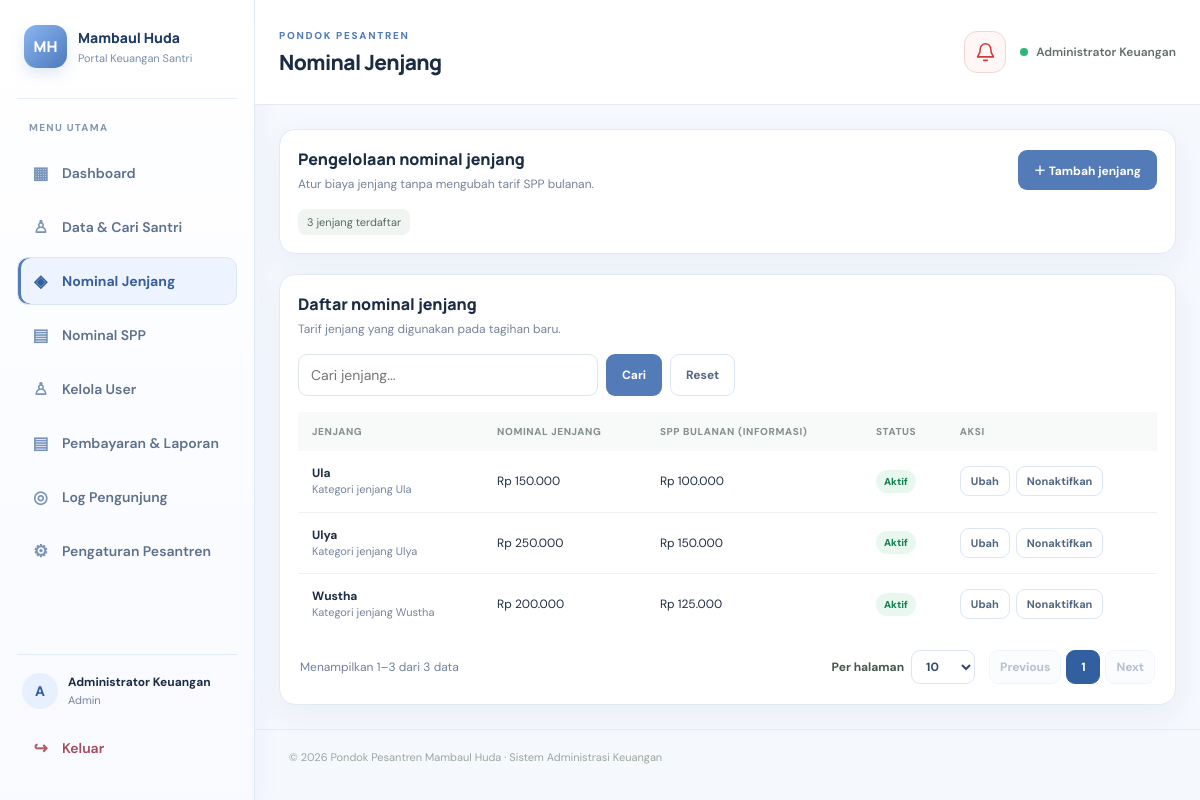
Before: /nominal_jenjang.php (signed in) with the older database file.
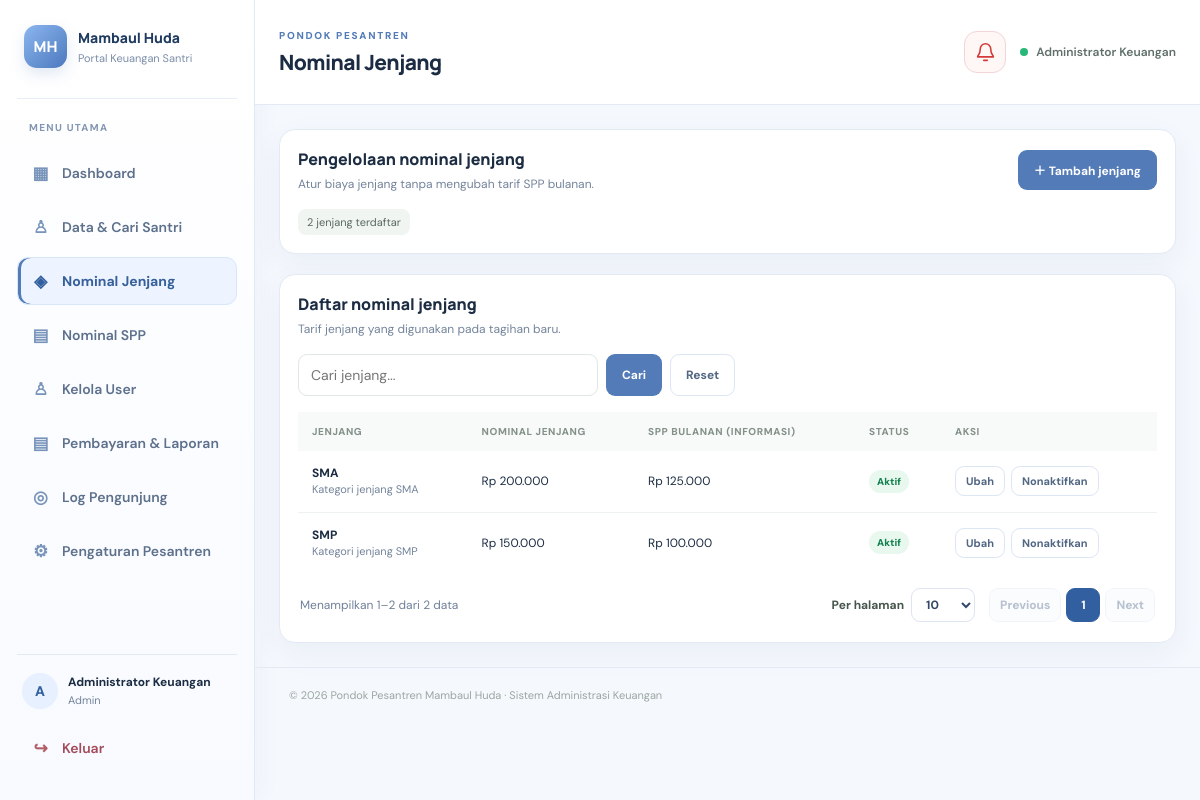
After: the same page with the newer database file.
### tables this page shows
CREATE TABLE fee_categories (
  id BIGINT UNSIGNED AUTO_INCREMENT PRIMARY KEY,
  name VARCHAR(120) NOT NULL UNIQUE,
  amount DECIMAL(12,2) NOT NULL DEFAULT 0,
  spp_amount DECIMAL(12,2) NOT NULL DEFAULT 0,
  description VARCHAR(255) NULL,
  active TINYINT(1) NOT NULL DEFAULT 1,
  created_at TIMESTAMP DEFAULT CURRENT_TIMESTAMP
);

### config.php (called while the page is built, shortened)
<?php
try {
    $pdo = new PDO(
        'mysql:host=' . DB_HOST . ';dbname=' . DB_NAME . ';charset=utf8mb4',
        DB_USER,
        DB_PASS,
        [
            PDO::ATTR_ERRMODE => PDO::ERRMODE_EXCEPTION,
            PDO::ATTR_DEFAULT_FETCH_MODE => PDO::FETCH_ASSOC,
            PDO::ATTR_EMULATE_PREPARES => false
        ]
    );
    $pdo->exec("SET time_zone = '+07:00'");
} catch (PDOException $e) {
    http_response_code(500);
    exit('Koneksi database gagal. Periksa pengaturan config.php dan pastikan database sudah diimpor.');
}
try {
    $pdo->exec("
        CREATE TABLE IF NOT EXISTS visitor_logs (
            id BIGINT UNSIGNED AUTO_INCREMENT PRIMARY KEY,
            visitor_key CHAR(64) NOT NULL,
            user_id BIGINT UNSIGNED NULL,
            visitor_name VARCHAR(150) NULL,
            login_status ENUM('login','anonymous') NOT NULL DEFAULT 'anonymous',
            page_path VARCHAR(500) NOT NULL,
            ip_address VARCHAR(45) NOT NULL,
            user_agent VARCHAR(500) NULL,
            visited_at DATETIME NOT NULL DEFAULT CURRENT_TIMESTAMP,
            INDEX idx_visitor_visited (visited_at),
            INDEX idx_visitor_key (visitor_key),
            INDEX idx_visitor_user (user_id),
            CONSTRAINT fk_visitor_user FOREIGN KEY (user_id) REFERENCES users(id) ON DELETE SET NULL
        ) ENGINE=InnoDB DEFAULT CHARSET=utf8mb4 COLLATE=utf8mb4_unicode_ci
    ");
} catch (Throwable $e) {
}
function app_setting(string $key, string $default = ''): string
{
    static $settings = null;
    global $pdo;
    if ($settings === null) {
        $settings = [];
        try {
            $rows = $pdo->query('SELECT setting_key, setting_value FROM app_settings')->fetchAll();
        } catch (Throwable $e) {
        }
    }
    return (string)($settings[$key] ?? $default);
}
function app_school_name(): string
{
    return app_setting('school_name', APP_NAME) ?: APP_NAME;
}
function app_school_logo_url(): string
{
    $logo = app_setting('school_logo', '');
    if ($logo === '' || basename($logo) !== $logo) return '';
    $path = __DIR__ . '/uploads/' . $logo;
    return is_file($path) ? APP_BASE . '/uploads/' . rawurlencode($logo) : '';
}
function app_school_mark(): string
{
    $name = trim(app_school_name());
    $words = preg_split('/\s+/', $name) ?: [];
    $mark = '';
    foreach (array_slice($words, 0, 2) as $word) $mark .= strtoupper(substr($word, 0, 1));
    return $mark !== '' ? $mark : 'PP';
}
function e(?string $value): string
{
    return htmlspecialchars((string)$value, ENT_QUOTES, 'UTF-8');
}
function rupiah($amount): string
{
    return 'Rp ' . number_format((float)$amount, 0, ',', '.');
}

### nominal_jenjang.php (the view, shortened to what this page needs)
<?php
require __DIR__ . '/config.php';
$pageTitle = 'Nominal Jenjang';
$search=trim((string)($_GET['q']??''));$where=$search!==''?' WHERE name LIKE ? OR description LIKE ?':'';$params=$search!==''?['%'.$search.'%','%'.$search.'%']:[];
require_once __DIR__.'/includes/pagination.php';$count=$pdo->prepare('SELECT COUNT(*) FROM fee_categories'.$where);$count->execute($params);$pagination=pagination_state((int)$count->fetchColumn());
$list=$pdo->prepare('SELECT * FROM fee_categories'.$where.' ORDER BY name LIMIT '.$pagination['per_page'].' OFFSET '.$pagination['offset']);$list->execute($params);$rows=$list->fetchAll();
require __DIR__ . '/includes/header.php'; ?>
<section class="card">
    <div class="section-head">
        <div>
            <h2>Pengelolaan nominal jenjang</h2>
            <p>Atur biaya jenjang tanpa mengubah tarif SPP bulanan.</p>
        </div><button class="btn" type="button" onclick="openLevelModal()">＋ Tambah jenjang</button>
    </div>
    <div class="pill"><?= number_format($pagination['total'],0,',','.') ?> jenjang terdaftar</div>
</section>
<section class="card" style="margin-top:20px">
    <div class="section-head">
        <div>
            <h2>Daftar nominal jenjang</h2>
            <p>Tarif jenjang yang digunakan pada tagihan baru.</p>
        </div>
    </div>
    <form method="get" style="display:flex;gap:8px;margin:10px 0 16px;flex-wrap:wrap"><input type="hidden" name="per_page" value="<?= (int)$pagination['per_page'] ?>"><input class="input" name="q" value="<?= e($search) ?>" placeholder="Cari jenjang..." style="max-width:300px"><button class="btn" type="submit">Cari</button><a class="btn btn-light" href="<?= APP_BASE ?>/nominal_jenjang.php">Reset</a></form>
    <div class="table-wrap">
        <table id="level-table">
            <thead>
                <tr>
                    <th>Jenjang</th>
                    <th>Nominal jenjang</th>
                    <th>SPP bulanan (informasi)</th>
                    <th>Status</th>
                    <th>Aksi</th>
                </tr>
            </thead>
            <tbody>
                <?php foreach ($rows as $r): ?><tr>
                        <td><strong><?= e($r['name']) ?></strong>
                            <div class="help"><?= e($r['description'] ?? '') ?></div>
                        </td>
                        <td><?= rupiah($r['amount']) ?></td>
                        <td><?= rupiah($r['spp_amount']) ?></td>
                        <td><span class="badge <?= $r['active'] ? 'paid' : 'neutral' ?>"><?= $r['active'] ? 'Aktif' : 'Nonaktif' ?></span></td>
                        <td>
                            <div style="display:flex;gap:6px;flex-wrap:wrap"><a class="btn btn-light btn-small" href="<?= APP_BASE ?>/nominal_jenjang.php?edit=<?= (int)$r['id'] ?>">Ubah</a>
                                <form method="post"><button class="btn btn-light btn-small" type="submit"><?= $r['active'] ? 'Nonaktifkan' : 'Aktifkan' ?></button></form>
                            </div>
                        </td>
                    </tr><?php endforeach; ?>
                <?php if (!$rows): ?><tr>
                        <td colspan="5" class="empty">Belum ada jenjang.</td>
                    </tr><?php endif; ?></tbody>
        </table>
    </div>
    <?php render_pagination($pagination, ['q'=>$search,'per_page'=>$pagination['per_page']]); ?>
</section>
<?php require __DIR__ . '/includes/footer.php'; ?>

### includes/header.php (shortened to what this page needs)
<?php
$pageTitle = $pageTitle ?? 'Dashboard';
$user = $_SESSION['user'] ?? null;
$schoolName = app_school_name();
$schoolLogoUrl = app_school_logo_url();
$schoolMark = app_school_mark();
$pendingNotifications = 0;
if (($user['role'] ?? '') === 'admin' && isset($pdo)) { try { $pendingNotifications = (int)$pdo->query("SELECT COUNT(*) FROM payments WHERE status='pending'")->fetchColumn(); } catch (Throwable $e) { $pendingNotifications = 0; } }
?>
<!doctype html>
<html lang="id">
<head>
<link rel="stylesheet" href="<?= APP_BASE ?>/assets/style.css">
</head>
<body>
<div class="app-shell">
<aside class="sidebar" id="appSidebar" aria-label="Menu navigasi">
  <a class="brand" href="<?= APP_BASE ?>/<?= ($user['role'] ?? '') === 'admin' ? 'admin.php' : 'student.php' ?>">
    <span class="brand-mark"><?php if ($schoolLogoUrl): ?><img src="<?= e($schoolLogoUrl) ?>" alt="Logo <?= e($schoolName) ?>"><?php else: ?><?= e($schoolMark) ?><?php endif; ?></span><span><strong><?= e($schoolName) ?></strong><small>Portal Keuangan Santri</small></span>
  </a>
  <div class="side-label">MENU UTAMA</div>
  <?php if (($user['role'] ?? '') === 'admin'): ?>
    <a class="nav-link <?= basename($_SERVER['PHP_SELF'])==='admin.php'?'active':'' ?>" href="<?= APP_BASE ?>/admin.php"><span>▦</span> Dashboard</a>
    <a class="nav-link <?= in_array(basename($_SERVER['PHP_SELF']),['students.php','santri_tagihan.php'],true)?'active':'' ?>" href="<?= APP_BASE ?>/students.php"><span>♙</span> Data & Cari Santri</a>
    <a class="nav-link <?= basename($_SERVER['PHP_SELF'])==='nominal_jenjang.php'?'active':'' ?>" href="<?= APP_BASE ?>/nominal_jenjang.php"><span>◈</span> Nominal Jenjang</a>
    <a class="nav-link <?= basename($_SERVER['PHP_SELF'])==='nominal_spp.php'?'active':'' ?>" href="<?= APP_BASE ?>/nominal_spp.php"><span>▤</span> Nominal SPP</a>
    <a class="nav-link <?= basename($_SERVER['PHP_SELF'])==='users.php'?'active':'' ?>" href="<?= APP_BASE ?>/users.php"><span>♙</span> Kelola User</a>
    <a class="nav-link <?= in_array(basename($_SERVER['PHP_SELF']),['payments.php','reports.php'],true)?'active':'' ?>" href="<?= APP_BASE ?>/payments.php"><span>▤</span> Pembayaran & Laporan</a>
    <a class="nav-link <?= basename($_SERVER['PHP_SELF'])==='visitor_logs.php'?'active':'' ?>" href="<?= APP_BASE ?>/visitor_logs.php"><span>◎</span> Log Pengunjung</a>
    <a class="nav-link <?= basename($_SERVER['PHP_SELF'])==='settings.php'?'active':'' ?>" href="<?= APP_BASE ?>/settings.php"><span>⚙</span> Pengaturan Pesantren</a>
  <?php endif; ?>
  <div class="sidebar-bottom">
    <div class="profile-mini"><div class="avatar"><?= e(strtoupper(substr($user['full_name'] ?? 'U',0,1))) ?></div><div><strong><?= e($user['full_name'] ?? 'Pengguna') ?></strong><small><?= e(ucfirst($user['role'] ?? '')) ?></small></div></div>
    <a class="nav-link logout" href="<?= APP_BASE ?>/logout.php"><span>↪</span> Keluar</a>
  </div>
</aside>
<main class="main-area">
  <header class="topbar"><div class="topbar-title"><div class="eyebrow">PONDOK PESANTREN</div><h1><?= e($pageTitle) ?></h1></div><div class="topbar-actions"><?php if (($user['role'] ?? '') === 'admin'): ?><button class="notification-icon-btn <?= $pendingNotifications > 0 ? 'has-notifications' : '' ?>" type="button" id="notificationOpen" aria-label="Buka notifikasi" aria-haspopup="dialog" aria-controls="notificationModal"><svg viewBox="0 0 24 24" aria-hidden="true"><path d="M18 8a6 6 0 0 0-12 0c0 7-3 7-3 9h18c0-2-3-2-3-9M10 21h4"/></svg></button><?php endif; ?><div class="top-user"><span class="online-dot"></span><?= e($user['full_name'] ?? '') ?></div></div></header>
  <div class="content">

### includes/pagination.php (shortened to what this page needs)
<?php
function pagination_state(int $total, array $allowed = [10, 25, 50, 100]): array {
    $perPage = (int)($_GET['per_page'] ?? 10);
    $pages = max(1, (int)ceil($total / $perPage));
    $page = min($pages, max(1, (int)($_GET['page'] ?? 1)));
    return ['total'=>$total, 'per_page'=>$perPage, 'pages'=>$pages, 'page'=>$page, 'offset'=>($page-1)*$perPage,
        'from'=>$total ? (($page-1)*$perPage+1) : 0, 'to'=>min($page*$perPage,$total)];
}
function render_pagination(array $state, array $query = []): void {
    $base = $query; unset($base['page']);
    $url = static function(int $page) use ($base): string { $q=$base; $q['page']=$page; return '?' . http_build_query($q); };
    echo '<div class="pagination-bar"><div class="pagination-meta">Menampilkan '.number_format($state['from'],0,',','.').'–'.number_format($state['to'],0,',','.').' dari '.number_format($state['total'],0,',','.').' data</div>';
    echo '<div class="pagination-controls"><label>Per halaman <select onchange="const u=new URL(location.href);u.searchParams.set(\'per_page\',this.value);u.searchParams.set(\'page\',1);location.href=u.toString()">';
    foreach ([10,25,50,100] as $n) echo '<option value="'.$n.'"'.($state['per_page']===$n?' selected':'').'>'.$n.'</option>';
    echo '</select></label><nav aria-label="Navigasi halaman"><a class="page-btn '.($state['page']<=1?'disabled':'').'" href="'.e($url(max(1,$state['page']-1))).'"'.($state['page']<=1?' aria-disabled="true" tabindex="-1"':'').'>Previous</a>';
    $start=max(1,$state['page']-2); $end=min($state['pages'],$state['page']+2);
    for($p=$start;$p<=$end;$p++) echo '<a class="page-btn '.($p===$state['page']?'active':'').'" href="'.e($url($p)).'"'.($p===$state['page']?' aria-current="page"':'').'>'.$p.'</a>';
    echo '<a class="page-btn '.($state['page']>=$state['pages']?'disabled':'').'" href="'.e($url(min($state['pages'],$state['page']+1))).'"'.($state['page']>=$state['pages']?' aria-disabled="true" tabindex="-1"':'').'>Next</a></nav></div></div>';
}

### includes/footer.php (shortened to what this page needs)
</div>
  <footer class="footer">© <?= date('Y') ?> Pondok Pesantren <?= e(app_school_name()) ?> · Sistem Administrasi Keuangan</footer>
</main>
</div>
</body>
</html>

Changed rows visible on the page:
removed fee_categories: name "Ulya", description "Kategori jenjang Ulya", amount "Rp 250.000", spp_amount "Rp 150.000", shows "Aktif", shows "Nonaktifkan", active "1", id "3"
now on one of the page's lists (row edited): fee_categories: active "1"
changed fee_categories "Rp 200.000": name "Wustha" → "SMA"; description "Kategori jenjang Wustha" → "Kategori jenjang SMA"; moves up the list
changed fee_categories "Rp 150.000": name "Ula" → "SMP"; description "Kategori jenjang Ula" → "Kategori jenjang SMP"
Other visible differences:
$pagination['total']: "3" → "2"
$state['to']: "3" → "2"
$state['total']: "3" → "2"
